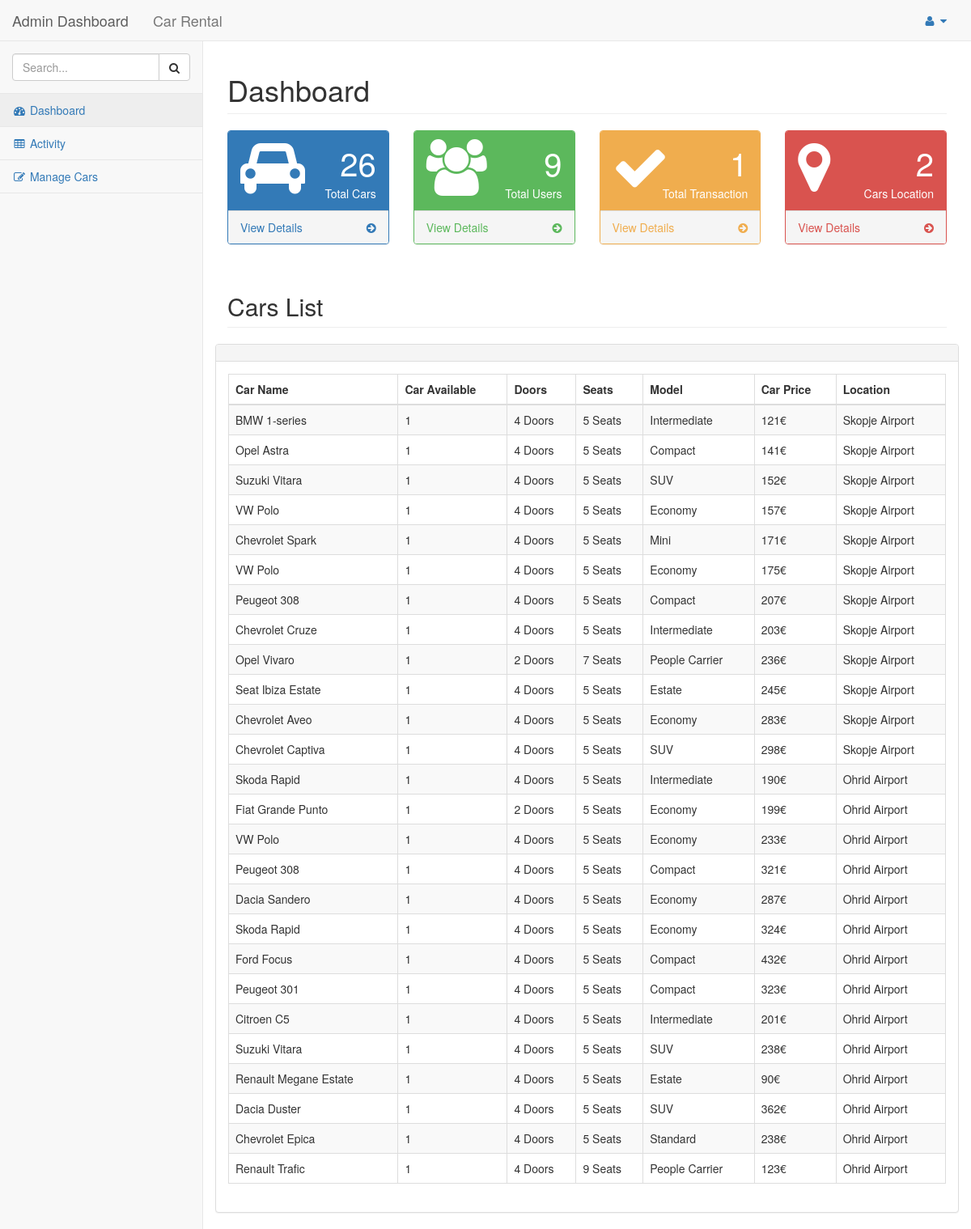
The page /dashboard/pages/index.php (signed in) on the database its author committed.
### tables this page shows
CREATE TABLE `cars` (
  `carID` int(11) NOT NULL,
  `carName` varchar(25) NOT NULL,
  `image` varchar(100) DEFAULT NULL,
  `doors` varchar(10) NOT NULL,
  `seats` varchar(10) NOT NULL,
  `large_bag` varchar(12) DEFAULT NULL,
  `small_bag` varchar(12) DEFAULT NULL,
  `aircondition` varchar(16) DEFAULT NULL,
  `transmission` varchar(17) DEFAULT NULL,
  `model` varchar(15) NOT NULL,
  `carPrice` int(11) DEFAULT NULL,
  `carLocation` varchar(15) NOT NULL,
  `carAvailability` tinyint(1) NOT NULL,
  `userID` int(11) NOT NULL,
  `rentFrom` varchar(15) DEFAULT NULL,
  `rentUntil` varchar(15) DEFAULT NULL
);

### dashboard/pages/index.php (the view, shortened to what this page needs)
<?php
include('../../db_connect.php');
$user = $_SESSION['user'];
$query_3= "select count(*) from cars, users where users.userID=$user[0] and cars.userID=$user[0]";
$result = mysqli_query($conn, $query_3);
$query_3 = mysqli_fetch_array($result);
$query_4= "select count(*) from users";
$result = mysqli_query($conn, $query_4);
$query_4 = mysqli_fetch_array($result);
$query_5= "select count(*) from transactions, users, cars where users.userID=$user[0] and users.userID = cars.userID and transactions.carID = cars.carID ";
$result = mysqli_query($conn, $query_5);
$query_5 = mysqli_fetch_array($result);
?>
<!DOCTYPE html>
<html lang="en">
<head>
    <link href="../vendor/bootstrap/css/bootstrap.min.css" rel="stylesheet">
    <link href="../vendor/metisMenu/metisMenu.min.css" rel="stylesheet">
    <link href="../dist/css/sb-admin-2.css" rel="stylesheet">
    <link href="../vendor/morrisjs/morris.css" rel="stylesheet">
    <link href="../vendor/font-awesome/css/font-awesome.min.css" rel="stylesheet" type="text/css">
</head>
<body>
<div id="wrapper">
    <nav class="navbar navbar-default navbar-static-top" role="navigation" style="margin-bottom: 0">
        <div class="navbar-header">
            <a class="navbar-brand" href="#">Admin Dashboard</a>
            <a class="navbar-brand" href="../../index.html">Car Rental</a>
        </div>
        <ul class="nav navbar-top-links navbar-right">
            <li class="dropdown">
                <a class="dropdown-toggle" data-toggle="dropdown" href="#">
                    <i class="fa fa-user fa-fw"></i> <i class="fa fa-caret-down"></i>
                </a>
            </li>
        </ul>
        <div class="navbar-default sidebar" role="navigation">
            <div class="sidebar-nav navbar-collapse">
                <ul class="nav" id="side-menu">
                    <li class="sidebar-search">
                        <div class="input-group custom-search-form">
                            <input type="text" class="form-control" placeholder="Search...">
                            <span class="input-group-btn">
                            <button class="btn btn-default" type="button">
                                <i class="fa fa-search"></i>
                            </button>
                        </span>
                        </div>
                    </li>
                    <li>
                        <a href="index.php"><i class="fa fa-dashboard fa-fw"></i> Dashboard</a>
                    </li>
                    <li>
                        <a href="tables.php"><i class="fa fa-table fa-fw"></i> Activity</a>
                    </li>
                    <li>
                        <a href="forms.php"><i class="fa fa-edit fa-fw"></i> Manage Cars</a>
                    </li>
                </ul>
            </div>
        </div>
    </nav>
    <div id="page-wrapper">
        <div class="row">
            <div class="col-lg-12">
                <h1 class="page-header">Dashboard</h1>
            </div>
        </div>
        <div class="row">
            <div class="col-lg-3 col-md-6">
                <div class="panel panel-primary">
                    <div class="panel-heading">
                        <div class="row">
                            <div class="col-xs-3">
                                <i class="fa fa-car fa-5x"></i>
                            </div>
                            <div class="col-xs-9 text-right">
                                <div class="huge"><?php echo $query_3[0]; ?></div>
                                <div>Total Cars</div>
                            </div>
                        </div>
                    </div>
                    <a href="#">
                        <div class="panel-footer">
                            <span class="pull-left">View Details</span>
                            <span class="pull-right"><i class="fa fa-arrow-circle-right"></i></span>
                            <div class="clearfix"></div>
                        </div>
                    </a>
                </div>
            </div>
            <div class="col-lg-3 col-md-6">
                <div class="panel panel-green">
                    <div class="panel-heading">
                        <div class="row">
                            <div class="col-xs-3">
                                <i class="fa fa-users fa-5x"></i>
                            </div>
                            <div class="col-xs-9 text-right">
                                <div class="huge"><?php echo $query_4[0]?></div>
                                <div>Total Users</div>
                            </div>
                        </div>
                    </div>
                    <a href="#">
                        <div class="panel-footer">
                            <span class="pull-left">View Details</span>
                            <span class="pull-right"><i class="fa fa-arrow-circle-right"></i></span>
                            <div class="clearfix"></div>
                        </div>
                    </a>
                </div>
            </div>
            <div class="col-lg-3 col-md-6">
                <div class="panel panel-yellow">
                    <div class="panel-heading">
                        <div class="row">
                            <div class="col-xs-3">
                                <i class="fa fa-check fa-5x"></i>
                            </div>
                            <div class="col-xs-9 text-right">
                                <div class="huge"><?php echo $query_5[0]?></div>
                                <div>Total Transaction</div>
                            </div>
                        </div>
                    </div>
                    <a href="#">
                        <div class="panel-footer">
                            <span class="pull-left">View Details</span>
                            <span class="pull-right"><i class="fa fa-arrow-circle-right"></i></span>
                            <div class="clearfix"></div>
                        </div>
                    </a>
                </div>
            </div>
            <div class="col-lg-3 col-md-6">
                <div class="panel panel-red">
                    <div class="panel-heading">
                        <div class="row">
                            <div class="col-xs-3">
                                <i class="fa fa-map-marker fa-5x"></i>
                            </div>
                            <div class="col-xs-9 text-right">
                                <div class="huge">2</div>
                                <div>Cars Location</div>
                            </div>
                        </div>
                    </div>
                    <a href="#">
                        <div class="panel-footer">
                            <span class="pull-left">View Details</span>
                            <span class="pull-right"><i class="fa fa-arrow-circle-right"></i></span>
                            <div class="clearfix"></div>
                        </div>
                    </a>
                </div>
            </div>
            </div>
                <div class="row">
                    <div class="col-lg-12">
                        <h2 class="page-header">Cars List</h2>
                    </div>
                    <div class="row">
                        <div class="col-lg-12">
                            <div class="panel panel-default">
                                <div class="panel-heading">
                                </div>
                                <div class="panel-body">
                                    <table width="100%" class="table table-striped table-bordered table-hover" id="dataTables-example">
                                        <thead>
                                        <tr>
                                            <th>Car Name</th>
                                            <th>Car Available</th>
                                            <th>Doors</th>
                                            <th>Seats</th>
                                            <th>Model</th>
                                            <th>Car Price</th>
                                            <th>Location</th>
                                        </tr>
                                        </thead>
                                            <?php
                                                $sql = "select carName, carAvailability, doors, seats, model, carPrice, carLocation from cars where userID=".$user[0];
                                                $result = $conn-> query($sql);
                                                if($result-> num_rows > 0){
                                                    while($row = $result-> fetch_assoc()){
                                                        echo "<tr><td>". $row["carName"] ."</td><td>". $row["carAvailability"]. "</td><td>". $row["doors"]. "</td><td>". $row["seats"]. "</td><td>". $row["model"]. "</td><td>". $row["carPrice"]. "€</td><td>". $row["carLocation"]. "</td></tr>";
                                                    }
                                                    echo "</table>";
                                                }
                                                else{
                                                    echo "0 result";
                                                }
                                            ?>
                                </div>
                            </div>
                        </div>
                    </div>
                </div>
</body>
</html>

### rows shown on the page
cars: carName "BMW 1-series", carAvailability "1", doors "4 Doors", seats "5 Seats", model "Intermediate", carPrice "121", carLocation "Skopje Airport"
cars: carName "Opel Astra", carAvailability "1", doors "4 Doors", seats "5 Seats", model "Compact", carPrice "141", carLocation "Skopje Airport"
cars: carName "Suzuki Vitara", carAvailability "1", doors "4 Doors", seats "5 Seats", model "SUV", carPrice "152", carLocation "Skopje Airport"
cars: carName "VW Polo", carAvailability "1", doors "4 Doors", seats "5 Seats", model "Economy", carPrice "157", carLocation "Skopje Airport"
cars: carName "Chevrolet Spark", carAvailability "1", doors "4 Doors", seats "5 Seats", model "Mini", carPrice "171", carLocation "Skopje Airport"
cars: carName "VW Polo", carAvailability "1", doors "4 Doors", seats "5 Seats", model "Economy", carPrice "175", carLocation "Skopje Airport"
cars: carName "Peugeot 308", carAvailability "1", doors "4 Doors", seats "5 Seats", model "Compact", carPrice "207", carLocation "Skopje Airport"
cars: carName "Chevrolet Cruze", carAvailability "1", doors "4 Doors", seats "5 Seats", model "Intermediate", carPrice "203", carLocation "Skopje Airport"
cars: carName "Opel Vivaro", carAvailability "1", doors "2 Doors", seats "7 Seats", model "People Carrier", carPrice "236", carLocation "Skopje Airport"
cars: carName "Seat Ibiza Estate", carAvailability "1", doors "4 Doors", seats "5 Seats", model "Estate", carPrice "245", carLocation "Skopje Airport"
cars: carName "Chevrolet Aveo", carAvailability "1", doors "4 Doors", seats "5 Seats", model "Economy", carPrice "283", carLocation "Skopje Airport"
cars: carName "Chevrolet Captiva", carAvailability "1", doors "4 Doors", seats "5 Seats", model "SUV", carPrice "298", carLocation "Skopje Airport"
cars: carName "Skoda Rapid", carAvailability "1", doors "4 Doors", seats "5 Seats", model "Intermediate", carPrice "190", carLocation "Ohrid Airport"
cars: carName "Fiat Grande Punto", carAvailability "1", doors "2 Doors", seats "5 Seats", model "Economy", carPrice "199", carLocation "Ohrid Airport"
cars: carName "VW Polo", carAvailability "1", doors "4 Doors", seats "5 Seats", model "Economy", carPrice "233", carLocation "Ohrid Airport"
cars: carName "Peugeot 308", carAvailability "1", doors "4 Doors", seats "5 Seats", model "Compact", carPrice "321", carLocation "Ohrid Airport"
cars: carName "Dacia Sandero", carAvailability "1", doors "4 Doors", seats "5 Seats", model "Economy", carPrice "287", carLocation "Ohrid Airport"
cars: carName "Skoda Rapid", carAvailability "1", doors "4 Doors", seats "5 Seats", model "Economy", carPrice "324", carLocation "Ohrid Airport"
cars: carName "Ford Focus", carAvailability "1", doors "4 Doors", seats "5 Seats", model "Compact", carPrice "432", carLocation "Ohrid Airport"
cars: carName "Peugeot 301", carAvailability "1", doors "4 Doors", seats "5 Seats", model "Compact", carPrice "323", carLocation "Ohrid Airport"
cars: carName "Citroen C5", carAvailability "1", doors "4 Doors", seats "5 Seats", model "Intermediate", carPrice "201", carLocation "Ohrid Airport"
cars: carName "Suzuki Vitara", carAvailability "1", doors "4 Doors", seats "5 Seats", model "SUV", carPrice "238", carLocation "Ohrid Airport"
cars: carName "Renault Megane Estate", carAvailability "1", doors "4 Doors", seats "5 Seats", model "Estate", carPrice "90", carLocation "Ohrid Airport"
cars: carName "Dacia Duster", carAvailability "1", doors "4 Doors", seats "5 Seats", model "SUV", carPrice "362", carLocation "Ohrid Airport"
cars: carName "Chevrolet Epica", carAvailability "1", doors "4 Doors", seats "5 Seats", model "Standard", carPrice "238", carLocation "Ohrid Airport"
cars: carName "Renault Trafic", carAvailability "1", doors "4 Doors", seats "9 Seats", model "People Carrier", carPrice "123", carLocation "Ohrid Airport"

### other values the page prints
$query_3[0] "26"
$query_4[0] "9"
$query_5[0] "1"
